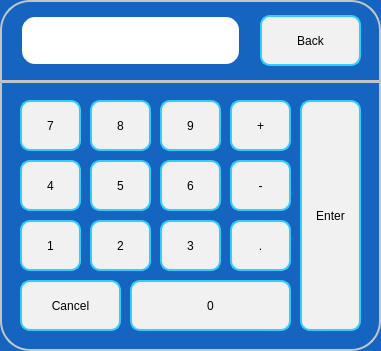
  <widget class="QFrame" name="frNum">
   <property name="geometry">
    <rect>
     <x>120</x>
     <y>2190</y>
     <width>381</width>
     <height>351</height>
    </rect>
   </property>
   <property name="styleSheet">
    <string notr="true">	 border: 2px solid #C4C4C3;
    border-bottom-color: #C2C7CB; /* same as the pane color */
    border-radius: 30px;
color: rgb(0, 0, 0);
font: 75 16pt &quot;Roboto Medium&quot;;
background-color: rgb(21, 100, 192);</string>
   </property>
   <property name="frameShape">
    <enum>QFrame::StyledPanel</enum>
   </property>
   <property name="frameShadow">
    <enum>QFrame::Raised</enum>
   </property>
   <widget class="QPushButton" name="pbN1">
    <property name="geometry">
     <rect>
      <x>20</x>
      <y>220</y>
      <width>61</width>
      <height>51</height>
     </rect>
    </property>
    <property name="focusPolicy">
     <enum>Qt::NoFocus</enum>
    </property>
    <property name="styleSheet">
     <string notr="true">background-color: rgb(241, 241, 241);
border-width: 2px;
border-color:  rgb(51, 204, 255);
border-style: solid;
border-radius: 10;
color: rgb(0, 0, 0);
font: 75 16pt &quot;Roboto Medium&quot;;</string>
    </property>
    <property name="text">
     <string>1</string>
    </property>
   </widget>
   <widget class="QPushButton" name="pbN2">
    <property name="geometry">
     <rect>
      <x>90</x>
      <y>220</y>
      <width>61</width>
      <height>51</height>
     </rect>
    </property>
    <property name="focusPolicy">
     <enum>Qt::NoFocus</enum>
    </property>
    <property name="styleSheet">
     <string notr="true">background-color: rgb(241, 241, 241);
border-width: 2px;
border-color:  rgb(51, 204, 255);
border-style: solid;
border-radius: 10;
color: rgb(0, 0, 0);
font: 75 16pt &quot;Roboto Medium&quot;;</string>
    </property>
    <property name="text">
     <string>2</string>
    </property>
   </widget>
   <widget class="QPushButton" name="pbN3">
    <property name="geometry">
     <rect>
      <x>160</x>
      <y>220</y>
      <width>61</width>
      <height>51</height>
     </rect>
    </property>
    <property name="focusPolicy">
     <enum>Qt::NoFocus</enum>
    </property>
    <property name="styleSheet">
     <string notr="true">background-color: rgb(241, 241, 241);
border-width: 2px;
border-color:  rgb(51, 204, 255);
border-style: solid;
border-radius: 10;
color: rgb(0, 0, 0);
font: 75 16pt &quot;Roboto Medium&quot;;</string>
    </property>
    <property name="text">
     <string>3</string>
    </property>
   </widget>
   <widget class="QPushButton" name="pbN4">
    <property name="geometry">
     <rect>
      <x>20</x>
      <y>160</y>
      <width>61</width>
      <height>51</height>
     </rect>
    </property>
    <property name="focusPolicy">
     <enum>Qt::NoFocus</enum>
    </property>
    <property name="styleSheet">
     <string notr="true">background-color: rgb(241, 241, 241);
border-width: 2px;
border-color:  rgb(51, 204, 255);
border-style: solid;
border-radius: 10;
color: rgb(0, 0, 0);
font: 75 16pt &quot;Roboto Medium&quot;;</string>
    </property>
    <property name="text">
     <string>4</string>
    </property>
   </widget>
   <widget class="QPushButton" name="pbN5">
    <property name="geometry">
     <rect>
      <x>90</x>
      <y>160</y>
      <width>61</width>
      <height>51</height>
     </rect>
    </property>
    <property name="focusPolicy">
     <enum>Qt::NoFocus</enum>
    </property>
    <property name="styleSheet">
     <string notr="true">background-color: rgb(241, 241, 241);
border-width: 2px;
border-color:  rgb(51, 204, 255);
border-style: solid;
border-radius: 10;
color: rgb(0, 0, 0);
font: 75 16pt &quot;Roboto Medium&quot;;</string>
    </property>
    <property name="text">
     <string>5</string>
    </property>
   </widget>
   <widget class="QPushButton" name="pbN6">
    <property name="geometry">
     <rect>
      <x>160</x>
      <y>160</y>
      <width>61</width>
      <height>51</height>
     </rect>
    </property>
    <property name="focusPolicy">
     <enum>Qt::NoFocus</enum>
    </property>
    <property name="styleSheet">
     <string notr="true">background-color: rgb(241, 241, 241);
border-width: 2px;
border-color:  rgb(51, 204, 255);
border-style: solid;
border-radius: 10;
color: rgb(0, 0, 0);
font: 75 16pt &quot;Roboto Medium&quot;;</string>
    </property>
    <property name="text">
     <string>6</string>
    </property>
   </widget>
   <widget class="QPushButton" name="pbN7">
    <property name="geometry">
     <rect>
      <x>20</x>
      <y>100</y>
      <width>61</width>
      <height>51</height>
     </rect>
    </property>
    <property name="focusPolicy">
     <enum>Qt::NoFocus</enum>
    </property>
    <property name="styleSheet">
     <string notr="true">background-color: rgb(241, 241, 241);
border-width: 2px;
border-color:  rgb(51, 204, 255);
border-style: solid;
border-radius: 10;
color: rgb(0, 0, 0);
font: 75 16pt &quot;Roboto Medium&quot;;</string>
    </property>
    <property name="text">
     <string>7</string>
    </property>
   </widget>
   <widget class="QPushButton" name="pbN8">
    <property name="geometry">
     <rect>
      <x>90</x>
      <y>100</y>
      <width>61</width>
      <height>51</height>
     </rect>
    </property>
    <property name="focusPolicy">
     <enum>Qt::NoFocus</enum>
    </property>
    <property name="styleSheet">
     <string notr="true">background-color: rgb(241, 241, 241);
border-width: 2px;
border-color:  rgb(51, 204, 255);
border-style: solid;
border-radius: 10;
color: rgb(0, 0, 0);
font: 75 16pt &quot;Roboto Medium&quot;;</string>
    </property>
    <property name="text">
     <string>8</string>
    </property>
   </widget>
   <widget class="QPushButton" name="pbN9">
    <property name="geometry">
     <rect>
      <x>160</x>
      <y>100</y>
      <width>61</width>
      <height>51</height>
     </rect>
    </property>
    <property name="focusPolicy">
     <enum>Qt::NoFocus</enum>
    </property>
    <property name="styleSheet">
     <string notr="true">background-color: rgb(241, 241, 241);
border-width: 2px;
border-color:  rgb(51, 204, 255);
border-style: solid;
border-radius: 10;
color: rgb(0, 0, 0);
font: 75 16pt &quot;Roboto Medium&quot;;</string>
    </property>
    <property name="text">
     <string>9</string>
    </property>
   </widget>
   <widget class="QPushButton" name="pbN0">
    <property name="geometry">
     <rect>
      <x>130</x>
      <y>280</y>
      <width>161</width>
      <height>51</height>
     </rect>
    </property>
    <property name="focusPolicy">
     <enum>Qt::NoFocus</enum>
    </property>
    <property name="styleSheet">
     <string notr="true">background-color: rgb(241, 241, 241);
border-width: 2px;
border-color:  rgb(51, 204, 255);
border-style: solid;
border-radius: 10;
color: rgb(0, 0, 0);
font: 75 16pt &quot;Roboto Medium&quot;;</string>
    </property>
    <property name="text">
     <string>0</string>
    </property>
   </widget>
   <widget class="QPushButton" name="pbNdot">
    <property name="geometry">
     <rect>
      <x>230</x>
      <y>220</y>
      <width>61</width>
      <height>51</height>
     </rect>
    </property>
    <property name="focusPolicy">
     <enum>Qt::NoFocus</enum>
    </property>
    <property name="styleSheet">
     <string notr="true">background-color: rgb(241, 241, 241);
border-width: 2px;
border-color:  rgb(51, 204, 255);
border-style: solid;
border-radius: 10;
color: rgb(0, 0, 0);
font: 75 16pt &quot;Roboto Medium&quot;;</string>
    </property>
    <property name="text">
     <string>.</string>
    </property>
   </widget>
   <widget class="QPushButton" name="pbNplus">
    <property name="geometry">
     <rect>
      <x>230</x>
      <y>100</y>
      <width>61</width>
      <height>51</height>
     </rect>
    </property>
    <property name="focusPolicy">
     <enum>Qt::NoFocus</enum>
    </property>
    <property name="styleSheet">
     <string notr="true">background-color: rgb(241, 241, 241);
border-width: 2px;
border-color:  rgb(51, 204, 255);
border-style: solid;
border-radius: 10;
color: rgb(0, 0, 0);
font: 75 16pt &quot;Roboto Medium&quot;;</string>
    </property>
    <property name="text">
     <string>+</string>
    </property>
   </widget>
   <widget class="QPushButton" name="pbNminus">
    <property name="geometry">
     <rect>
      <x>230</x>
      <y>160</y>
      <width>61</width>
      <height>51</height>
     </rect>
    </property>
    <property name="focusPolicy">
     <enum>Qt::NoFocus</enum>
    </property>
    <property name="styleSheet">
     <string notr="true">background-color: rgb(241, 241, 241);
border-width: 2px;
border-color:  rgb(51, 204, 255);
border-style: solid;
border-radius: 10;
color: rgb(0, 0, 0);
font: 75 16pt &quot;Roboto Medium&quot;;</string>
    </property>
    <property name="text">
     <string>-</string>
    </property>
   </widget>
   <widget class="QPushButton" name="pbNcancel">
    <property name="geometry">
     <rect>
      <x>20</x>
      <y>280</y>
      <width>101</width>
      <height>51</height>
     </rect>
    </property>
    <property name="focusPolicy">
     <enum>Qt::NoFocus</enum>
    </property>
    <property name="styleSheet">
     <string notr="true">background-color: rgb(241, 241, 241);
border-width: 2px;
border-color:  rgb(51, 204, 255);
border-style: solid;
border-radius: 10;
color: rgb(0, 0, 0);
font: 75 16pt &quot;Roboto Medium&quot;;</string>
    </property>
    <property name="text">
     <string>Cancel</string>
    </property>
   </widget>
   <widget class="QPushButton" name="pbNenter">
    <property name="geometry">
     <rect>
      <x>300</x>
      <y>100</y>
      <width>61</width>
      <height>231</height>
     </rect>
    </property>
    <property name="focusPolicy">
     <enum>Qt::NoFocus</enum>
    </property>
    <property name="styleSheet">
     <string notr="true">background-color: rgb(241, 241, 241);
border-width: 2px;
border-color:  rgb(51, 204, 255);
border-style: solid;
border-radius: 10;
color: rgb(0, 0, 0);
font: 75 16pt &quot;Roboto Medium&quot;;</string>
    </property>
    <property name="text">
     <string>Enter</string>
    </property>
   </widget>
   <widget class="QPushButton" name="pbNback">
    <property name="geometry">
     <rect>
      <x>260</x>
      <y>15</y>
      <width>101</width>
      <height>51</height>
     </rect>
    </property>
    <property name="focusPolicy">
     <enum>Qt::NoFocus</enum>
    </property>
    <property name="styleSheet">
     <string notr="true">background-color: rgb(241, 241, 241);
border-width: 2px;
border-color:  rgb(51, 204, 255);
border-style: solid;
border-radius: 10;
color: rgb(0, 0, 0);
font: 75 16pt &quot;Roboto Medium&quot;;</string>
    </property>
    <property name="text">
     <string>Back</string>
    </property>
   </widget>
   <widget class="QLineEdit" name="leNinput">
    <property name="geometry">
     <rect>
      <x>20</x>
      <y>15</y>
      <width>221</width>
      <height>51</height>
     </rect>
    </property>
    <property name="focusPolicy">
     <enum>Qt::ClickFocus</enum>
    </property>
    <property name="contextMenuPolicy">
     <enum>Qt::NoContextMenu</enum>
    </property>
    <property name="styleSheet">
     <string notr="true">QLineEdit { 
	padding: 1px 18px 1px 10px;
	background-color: rgb(255,255,255);
	border-width: 2px;
	border-color: rgb(21, 100, 192);
	border-style: solid;
	border-radius: 15;
	color: rgb(0, 0, 0);
	font: 75 16pt &quot;Roboto Medium&quot;;
}
QLineEdit:read-only {
	background-color: rgb(245,245,245);
}
QLineEdit[error=true] {
border-color: red;
}
QLineEdit[error=false] {
border-color: rgb(21, 100, 192);
}</string>
    </property>
    <property name="text">
     <string/>
    </property>
    <property name="maxLength">
     <number>50</number>
    </property>
   </widget>
   <widget class="Line" name="line_2">
    <property name="geometry">
     <rect>
      <x>0</x>
      <y>80</y>
      <width>581</width>
      <height>3</height>
     </rect>
    </property>
    <property name="orientation">
     <enum>Qt::Horizontal</enum>
    </property>
   </widget>
  </widget>
